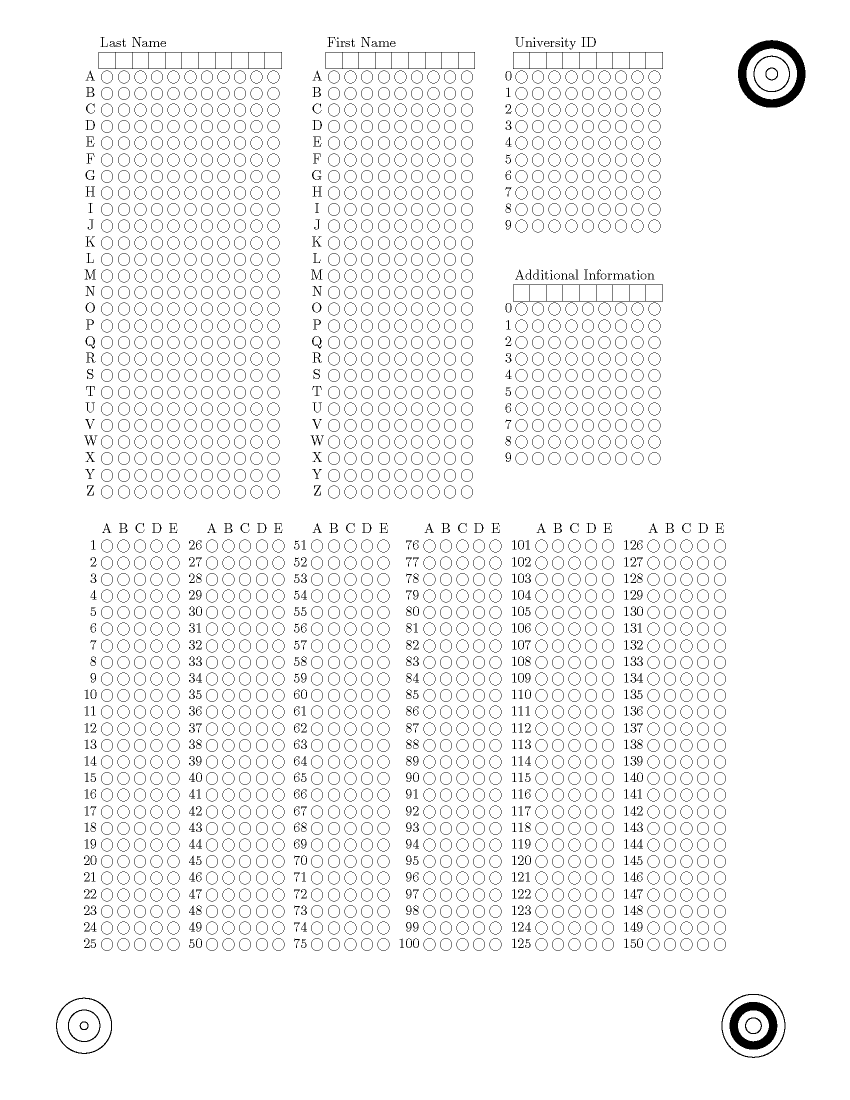
#> input picture original_scan_sheet.png, 1700 x 2200 px (shown at 1/2 size)
$ python graderWorksRegistrationSucks.py --image original_scan_sheet.png
#> lines starting #> are read from the running program, lines starting #| are printed output that depends on the picture; after the words box and inside, x2 and y2 are one past the last pixel; in counts of white or black regions, pixels touching at a corner belong together
from imutils.perspective import four_point_transform
from imutils import contours
import numpy as np
import argparse
import imutils
import cv2

def align_images(image, template):
	# convert both the input image and template to grayscale
	imageGray = cv2.cvtColor(image, cv2.COLOR_BGR2GRAY)
	templateGray = cv2.cvtColor(template, cv2.COLOR_BGR2GRAY)

	# apply Otsu's thresholding method to binarize the warped
	# piece of paper
	thresh = cv2.threshold(imageGray, 0, 255,
						   cv2.THRESH_BINARY_INV | cv2.THRESH_OTSU)[1]

	thresh_template = cv2.threshold(templateGray, 0, 255,
						   cv2.THRESH_BINARY_INV | cv2.THRESH_OTSU)[1]

	# find contours in the thresholded image, then initialize
	# the list of contours that correspond to questions
	cnts = cv2.findContours(thresh.copy(), cv2.RETR_EXTERNAL,
							cv2.CHAIN_APPROX_SIMPLE)
	cnts_temp = cv2.findContours(thresh_template.copy(), cv2.RETR_EXTERNAL,
							cv2.CHAIN_APPROX_SIMPLE)
	cnts = imutils.grab_contours(cnts)
	cnts_temp = imutils.grab_contours(cnts_temp)

	questionCnts = []
	questionCnts_template = []

	# loop over the contours
	for c in cnts:
		# compute the bounding box of the contour, then use the
		# bounding box to derive the aspect ratio
		(x, y, w, h) = cv2.boundingRect(c)
		ar = w / float(h)
		# in order to label the contour as a question, region
		# should be sufficiently wide, sufficiently tall, and
		# have an aspect ratio approximately equal to 1
		if w >= 30 and h >= 30 and ar >= 0.9 and ar <= 1.1:
			questionCnts.append(c)


	for c in cnts_temp:
		# compute the bounding box of the contour, then use the
		# bounding box to derive the aspect ratio
		(x, y, w, h) = cv2.boundingRect(c)
		ar = w / float(h)
		# in order to label the contour as a question, region
		# should be sufficiently wide, sufficiently tall, and
		# have an aspect ratio approximately equal to 1
		if w >= 30 and h >= 30 and ar >= 0.9 and ar <= 1.1:
			questionCnts_template.append(c)

	cv2.drawContours(image, questionCnts, -1, (0, 0, 255), 1)
	cv2.drawContours(template, questionCnts_template, -1, (0, 0, 255), 1)
	cv2.imshow('Image', image)
	cv2.imshow('Template', template)
	cv2.waitKey(0)

	rows = image.shape[0]
	cols = image.shape[0]
	print(image.shape)
	ptsA = []
	ptsB = []
	c_red = (0, 0, 255)
	for i in range(0, 1612):
		for j in range(0, 1245):
			dc_im = image[i, j]
			dc_temp = image[i, j]
			# print(dc_im)
			if dc_im[0] == all(c_red):
				coord = (i,j)
				ptsA.append(coord)
			if dc_temp.all() == all(c_red):
				coord = (i,j)
				ptsB.append(coord)

	ptsA = np.array(ptsA)
	ptsB = np.array(ptsB)

	print(ptsA)
	# compute the homography matrix between the two sets of matched
	# points
	(H, mask) = cv2.findHomography(ptsA, ptsB)
	# use the homography matrix to align the images
	(h, w) = template.shape[:2]
	aligned = cv2.warpPerspective(image, H, (w, h))
	# return the aligned image
	return aligned


ap = argparse.ArgumentParser()
ap.add_argument("-i", "--image", required=True)
args = vars(ap.parse_args())

# Read in sheet to be graded
image = cv2.imread(args["image"])
#> image is the input picture: shape (2200, 1700, 3); 96% white; black in thin lines or dots, all inside (x1, y1, x2, y2) = (112, 74, 1611, 2116)

# Read in empty template
template = cv2.imread("original_scan_sheet.png")

# Resize image to size of template
image = imutils.resize(image, width=2500, height=3235)
#> image: shape (3235, 2500, 3)

# Scale image and template to fit on screen
scale_percent = 50  # percent of original size
width = int(image.shape[1] * scale_percent / 100)
#> width = 1250
height = int(image.shape[0] * scale_percent / 100)
#> height = 1617
dim = (width, height)
#> dim = (1250, 1617)

image = cv2.resize(image, dim, interpolation=cv2.INTER_AREA)
#> image: shape (1617, 1250, 3)
template = cv2.resize(template, dim, interpolation=cv2.INTER_AREA)

# [6 lines of commented-out code are left out]
aligned = align_images(image, template)
#> in align_images, `thresh = cv2.threshold(imageGray, 0, 255, cv2.THRESH_BINARY_INV | cv2...`: thresh: shape (1617, 1250); 6.2% white in thin lines or dots, all inside (x1, y1, x2, y2) = (82, 54, 1185, 1555)
#> in align_images, `thresh_template = cv2.threshold(templateGray, 0, 255, cv2.THRESH_BINAR..`:
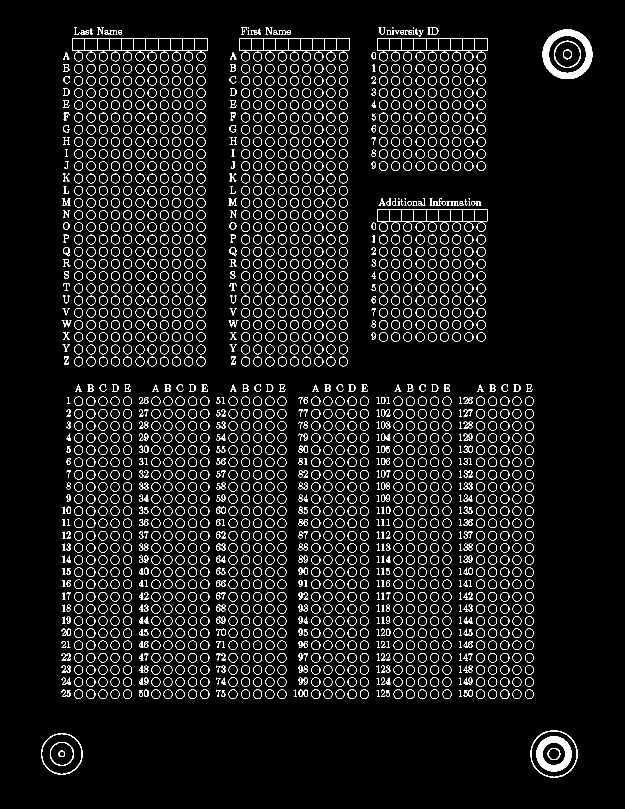
#> thresh_template: shape (1617, 1250) (shown at 1/2 size); 6.1% white in thin lines or dots, all inside (x1, y1, x2, y2) = (82, 54, 1185, 1555)
#> in align_images, `cnts = cv2.findContours(thresh.copy(), cv2.RETR_EXTERNAL, cv2.CHAIN_AP..`: cnts = 2170 contours, 765 with area under 20; largest, box (x1, y1, x2, y2) and area: (1085, 59, 1185, 158) 7680, (1061, 1461, 1155, 1555) 6910, (145, 76, 415, 102) 6725, (754, 76, 976, 102) 5524, (478, 76, 699, 102) 5498
#> in align_images, `cnts_temp = cv2.findContours(thresh_template.copy(), cv2.RETR_EXTERNAL..`: cnts_temp = 1948 contours, 181 with area under 20; largest, box (x1, y1, x2, y2) and area: (1085, 59, 1185, 158) 7679, (1061, 1461, 1155, 1555) 6912, (145, 76, 415, 102) 6725, (754, 76, 975, 102) 5500, (478, 76, 699, 102) 5498
#> the loop in align_images, `for c in cnts:` made 2170 passes
#> (x, y, w, h, ar) on passes 1 to 3: (82, 1466, 83, 84, 0.988), (1061, 1461, 94, 94, 1), (651, 1394, 12, 4, 3)
#> after the loop in align_images, `for c in cnts:`: questionCnts = 3 contours; box (x1, y1, x2, y2) and area: (1085, 59, 1185, 158) 7680, (1061, 1461, 1155, 1555) 6910, (82, 1466, 165, 1550) 5314
#> the loop in align_images, `for c in cnts_temp:` made 1948 passes
#> (x, y, w, h, ar) on passes 1 to 3: (82, 1466, 83, 84, 0.988), (1061, 1461, 94, 94, 1), (927, 1380, 9, 14, 0.643)
#> after the loop in align_images, `for c in cnts_temp:`: questionCnts_template = 3 contours; box (x1, y1, x2, y2) and area: (1085, 59, 1185, 158) 7679, (1061, 1461, 1155, 1555) 6912, (82, 1466, 165, 1550) 5311
#> in align_images, `cv2.drawContours(image, questionCnts, -1, (0, 0, 255), 1)`: image: shape (1617, 1250, 3); mean B, G, R 244.8, 244.8, 244.9
#> in align_images, `cv2.drawContours(template, questionCnts_template, -1, (0, 0, 255), 1)`: template: shape (1617, 1250, 3); mean B, G, R 244.8, 244.8, 244.9
#| (1617, 1250, 3)
#> after the loop in align_images, `for i in range(0, 1612):`: ptsA = 8613 pairs, first value 55 to 1554, second value 82 to 1184; ptsB has the same summary as ptsA
#> (printed output is left out)
#> in align_images, `(H, mask) = cv2.findHomography(ptsA, ptsB)`: H = [[1, 2.07e-14, -1.87e-11], [-9.42e-15, 1, 5.51e-13], [-8.53e-18, 2.74e-17, 1]]; mask = 8613 values from 1 to 1

# resize both the aligned and template images so we can easily
# visualize them on our screen
aligned_show = imutils.resize(aligned, width=700)
template_show = imutils.resize(template, width=700)
# our first output visualization of the image alignment will be a
# side-by-side comparison of the output aligned image and the
# template
stacked = np.hstack([aligned_show, template_show])
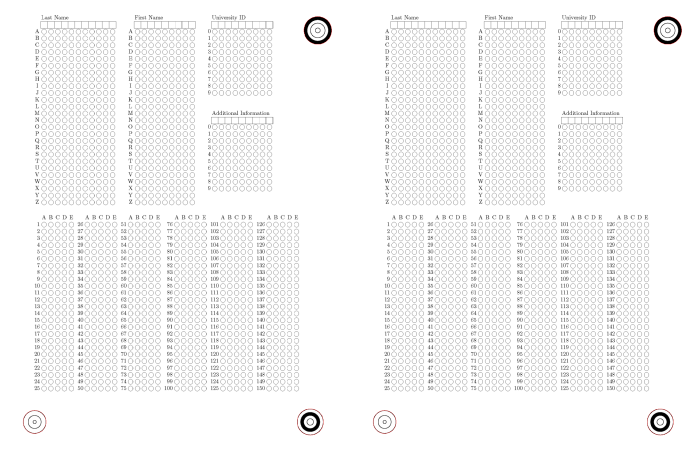
#> stacked: shape (905, 1400, 3) (shown at 1/2 size); mean B, G, R 244.8, 244.8, 244.9

cv2.imshow("Image Alignment Stacked", stacked)
cv2.waitKey(0)

print(aligned.shape)
#| (1617, 1250, 3)
# Crop the answer section out of registered image
image = aligned[780:1400, 100:1100]
#> image: shape (620, 1000, 3)
cv2.imshow("aligned", aligned)
cv2.imshow("cropped", image)
cv2.waitKey(0)

# define the answer key which maps the question number
# to the correct answer
ANSWER_KEY = {
	0: 2, 1: 1, 2: 2, 3: 1, 4: 0, 5: 1, 6: 2, 7: 2, 8: 1, 9: 3, 10: 3, 11: 2, 12: 3, 13: 1, 14: 3, 15: 0,
	16: 1, 17: 2, 18: 1, 19: 3, 20: 2, 21: 1, 22: 2, 23: 1, 24: 0}

ANSWER_KEY_COL2 = {
	0: 2, 1: 1, 2: 3, 3: 0, 4: 1, 5: 2, 6: 0, 7: 1, 8: 2, 9: 1, 10: 2, 11: 0, 12: 1, 13: 3, 14: 2, 15: 1,
	16: 2, 17: 2, 18: 1, 19: 3, 20: 0, 21: 1, 22: 2, 23: 1, 24: 3}

# load the image, convert it to grayscale, blur it
# slightly, then find edges

gray = cv2.cvtColor(image, cv2.COLOR_BGR2GRAY)
blurred = cv2.GaussianBlur(gray, (5, 5), 0)
edged = cv2.Canny(blurred, 75, 200)
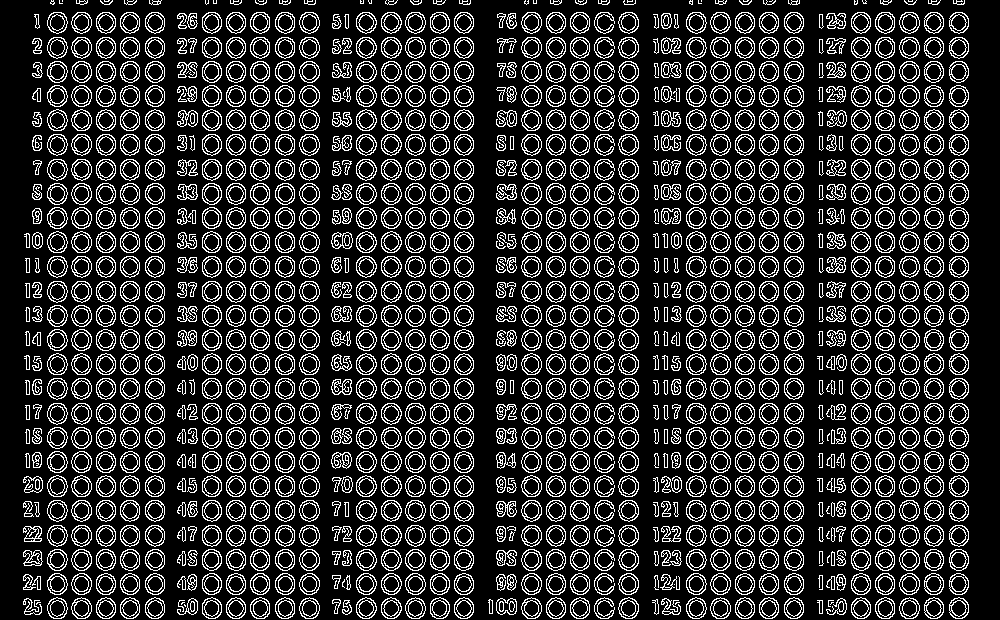
#> edged: shape (620, 1000); 19% white in thin lines or dots
cv2.imshow('Window', edged)
cv2.waitKey(0)


# find contours in the edge map, then initialize
# the contour that corresponds to the document
cnts = cv2.findContours(edged.copy(), cv2.RETR_EXTERNAL,
	cv2.CHAIN_APPROX_SIMPLE)
#> cnts = 1172 contours, 189 with area under 20; largest, box (x1, y1, x2, y2) and area: (521, 549, 542, 571) 336, (71, 549, 92, 571) 336, (899, 549, 920, 571) 335, (405, 549, 426, 571) 335, (299, 549, 320, 571) 335
cnts = imutils.grab_contours(cnts)
docCnt = None
# ensure that at least one contour was found
if len(cnts) > 0:
	# sort the contours according to their size in
	# descending order
	# cnts = sorted(cnts, key=cv2.contourArea, reverse=True)
	# loop over the sorted contours
	for c in cnts:
		# approximate the contour
		peri = cv2.arcLength(c, True)
		approx = cv2.approxPolyDP(c, 0.02 * peri, True)
		# if our approximated contour has four points,
		# then we can assume we have found the paper
		if len(approx) == 4:
			docCnt = approx
			break
#> this loop made 2 passes
#> (peri, docCnt) on pass 2: (4.83, [[184, 604], [184, 605], [185, 606], [185, 605]])
#> peri on pass 1: 11.66


# apply Otsu's thresholding method to binarize the warped
# piece of paper
thresh = cv2.threshold(gray, 0, 255,
	cv2.THRESH_BINARY_INV | cv2.THRESH_OTSU)[1]
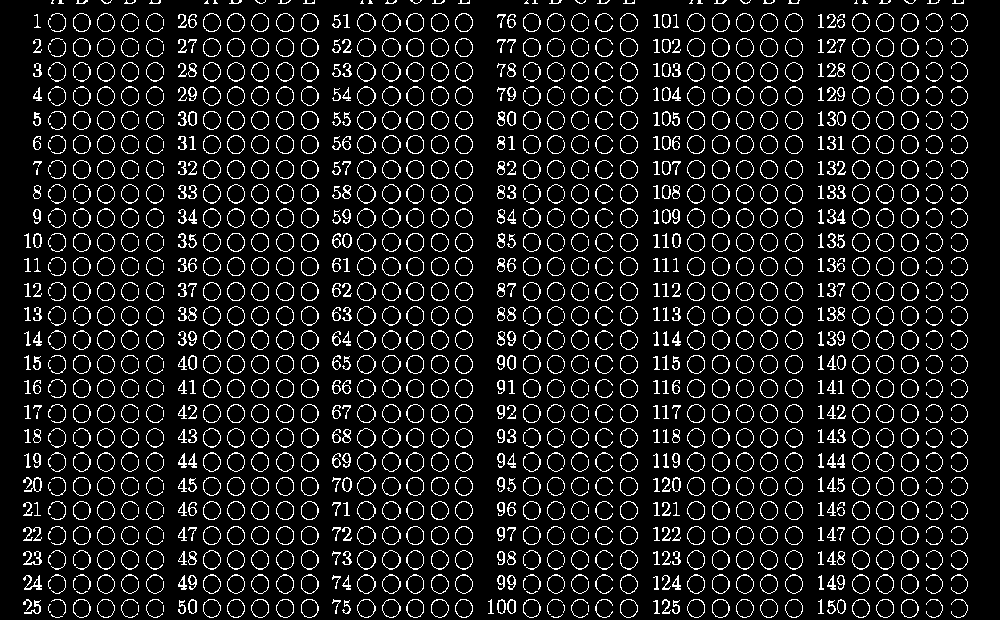
#> thresh: shape (620, 1000); 10.1% white in thin lines or dots


# cv2.imshow('Thresholded Original', thresh)
# cv2.waitKey(0)


# find contours in the thresholded image, then initialize
# the list of contours that correspond to questions
cnts = cv2.findContours(thresh.copy(), cv2.RETR_EXTERNAL,
	cv2.CHAIN_APPROX_SIMPLE)
#> cnts = 1225 contours, 489 with area under 20; largest, box (x1, y1, x2, y2) and area: (382, 306, 401, 326) 256, (357, 306, 376, 326) 256, (382, 184, 401, 204) 256, (357, 184, 376, 204) 256, (382, 86, 401, 106) 256
cnts = imutils.grab_contours(cnts)
questionCnts = []

# loop over the contours
for c in cnts:
	# compute the bounding box of the contour, then use the
	# bounding box to derive the aspect ratio
	(x, y, w, h) = cv2.boundingRect(c)
	ar = w / float(h)
	# in order to label the contour as a question, region
	# should be sufficiently wide, sufficiently tall, and
	# have an aspect ratio approximately equal to 1
	if w >= 14 and h >= 14 and ar >= 0.85 and ar <= 1.15:
		questionCnts.append(c)
#> this loop made 1225 passes
#> (x, y, w, h, ar) on passes 1, 2, 6: (551, 614, 12, 4, 3), (51, 614, 12, 4, 3), (563, 604, 2, 9, 0.222)

print(len(questionCnts))
#| 719

# cv2.drawContours(image, questionCnts, -1, (0, 0, 255), 3)
# cv2.imshow('Bubbles', image)
# cv2.waitKey(0)

questionCntsMod = []
for x in range(0, len(questionCnts), 30):
	questionCntsSortedLR = questionCnts[x:x+30]
	questionCntsSortedLR = contours.sort_contours(questionCntsSortedLR, method="left-to-right")[0]
	questionCntsMod += questionCntsSortedLR
#> this loop made 24 passes
#> x on passes 2 to 13: 30, 60, 90, 120, 150, 180, 210, 240, 270, 300, 330, 360

questionCnts1 = []
questionCnts2 = []

for x in range(0, len(questionCnts), 30):
	questionCnts1 += questionCntsMod[x:x + 5]
	questionCnts2 += questionCntsMod[x+5:x+10]

# cv2.drawContours(image, questionCnts2, -1, (0, 0, 255), 3)
# cv2.imshow('Bubbles', image)
# cv2.waitKey(0)

# sort the question contours top-to-bottom, then initialize
# the total number of correct answers
questionCnts1 = contours.sort_contours(questionCnts1, method="top-to-bottom")[0]
questionCnts2 = contours.sort_contours(questionCnts2, method="top-to-bottom")[0]

correct = 0
# each question has 5 possible answers, to loop over the
# question in batches of 5

cnts1 = []
for (q, i) in enumerate(np.arange(0, len(questionCnts1), 5)):
	# sort the contours for the current question from
	# left to right, then initialize the index of the
	# bubbled answer
	cnts1 = contours.sort_contours(questionCnts1[i:i + 5])[0]
	bubbled = None

	# loop over the sorted contours
	for (j, c) in enumerate(cnts1):
		# construct a mask that reveals only the current
		# "bubble" for the question
		mask = np.zeros(thresh.shape, dtype="uint8")
		cv2.drawContours(mask, [c], -1, 255, -1)
		# apply the mask to the thresholded image, then
		# count the number of non-zero pixels in the
		# bubble area
		mask = cv2.bitwise_and(thresh, thresh, mask=mask)
		total = cv2.countNonZero(mask)
		# if the current total has a larger number of total
		# non-zero pixels, then we are examining the currently
		# bubbled-in answer
		if bubbled is None or total > bubbled[0]:
			bubbled = (total, j)

	# initialize the contour color and the index of the
	# *correct* answer
	color = (0, 0, 255)
	k = ANSWER_KEY[q]
	# check to see if the bubbled answer is correct
	if k == bubbled[1]:
		color = (0, 255, 0)
		correct += 1
	# draw the outline of the correct answer on the test
	cv2.drawContours(image, [cnts1[k]], -1, color, 3)
#> this loop made 24 passes
#> i on passes 1 to 12: 0, 5, 10, 15, 20, 25, 30, 35, 40, 45, 50, 55
#> image: shape (620, 1000, 3); mean B, G, R 236.8, 237.3, 238.7
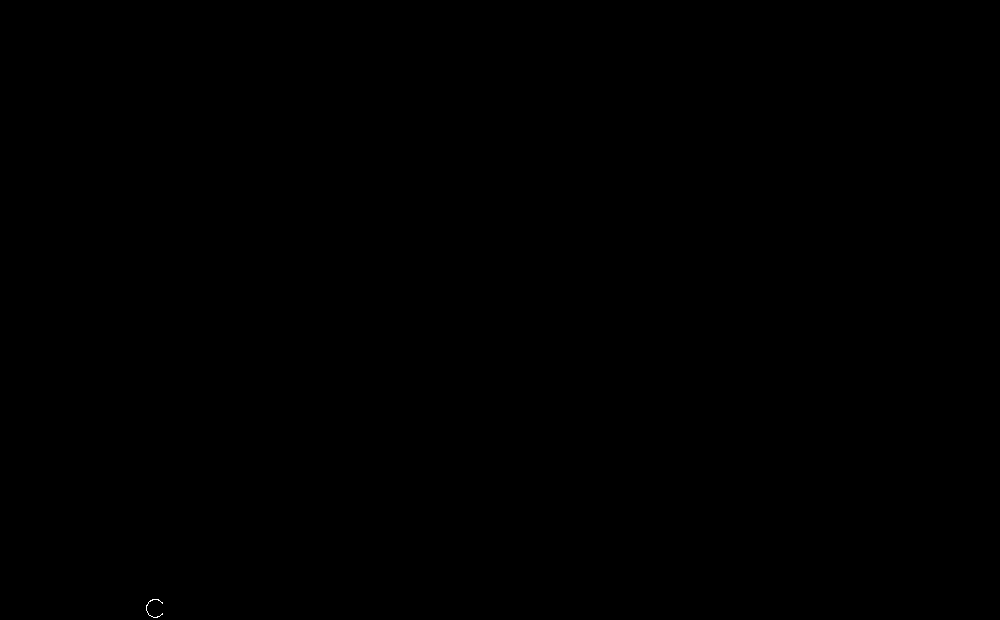
#> mask: shape (620, 1000); 0.01% white in thin lines or dots, all inside (x1, y1, x2, y2) = (146, 599, 163, 618)

cnts2 = []
for (q, i) in enumerate(np.arange(0, len(questionCnts2), 5)):
	# sort the contours for the current question from
	# left to right, then initialize the index of the
	# bubbled answer
	cnts2 = contours.sort_contours(questionCnts2[i:i + 5])[0]
	bubbled = None

	# loop over the sorted contours
	for (j, c) in enumerate(cnts2):
		# construct a mask that reveals only the current
		# "bubble" for the question
		mask = np.zeros(thresh.shape, dtype="uint8")
		cv2.drawContours(mask, [c], -1, 255, -1)
		# apply the mask to the thresholded image, then
		# count the number of non-zero pixels in the
		# bubble area
		mask = cv2.bitwise_and(thresh, thresh, mask=mask)
		total = cv2.countNonZero(mask)
		# if the current total has a larger number of total
		# non-zero pixels, then we are examining the currently
		# bubbled-in answer
		if bubbled is None or total > bubbled[0]:
			bubbled = (total, j)

	# initialize the contour color and the index of the
	# *correct* answer
	color = (0, 0, 255)
	k = ANSWER_KEY_COL2[q]
	# check to see if the bubbled answer is correct
	if k == bubbled[1]:
		color = (0, 255, 0)
		correct += 1
	# draw the outline of the correct answer on the test
	cv2.drawContours(image, [cnts2[k]], -1, color, 3)
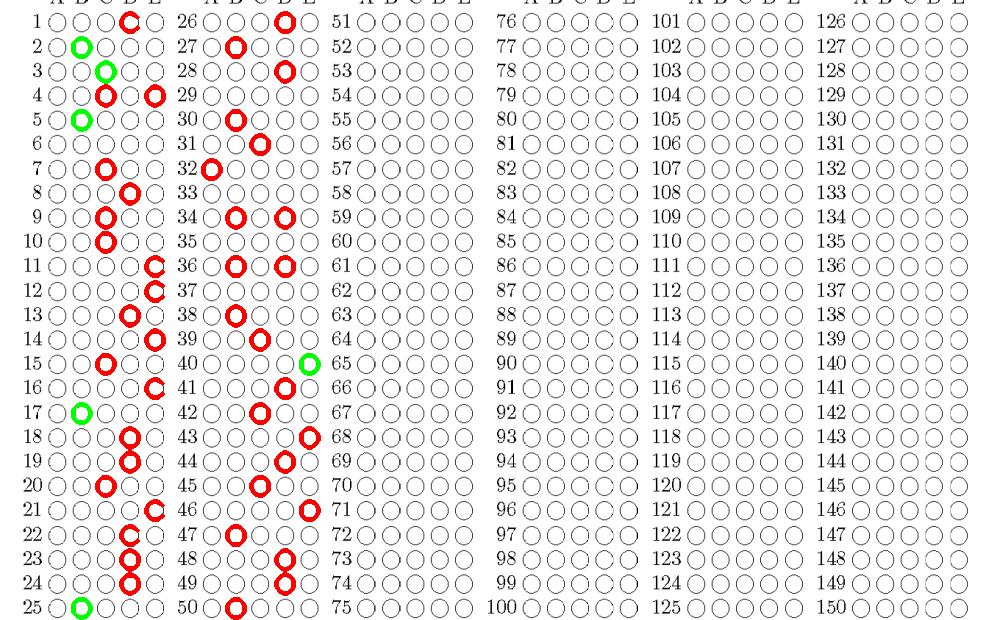
#> image: shape (620, 1000, 3); mean B, G, R 234.6, 235.3, 238.9
#> mask: shape (620, 1000); 0.01% white in thin lines or dots, all inside (x1, y1, x2, y2) = (301, 599, 319, 618)


cv2.imshow('Correct', image)
cv2.waitKey(0)

# grab the test taker
score = (correct / 50.0) * 100
print("[INFO] score: {:.2f}%".format(score))
#| [INFO] score: 12.00%
cv2.putText(image, "{:.2f}%".format(score), (10, 30),
	cv2.FONT_HERSHEY_SIMPLEX, 0.9, (0, 0, 255), 2)
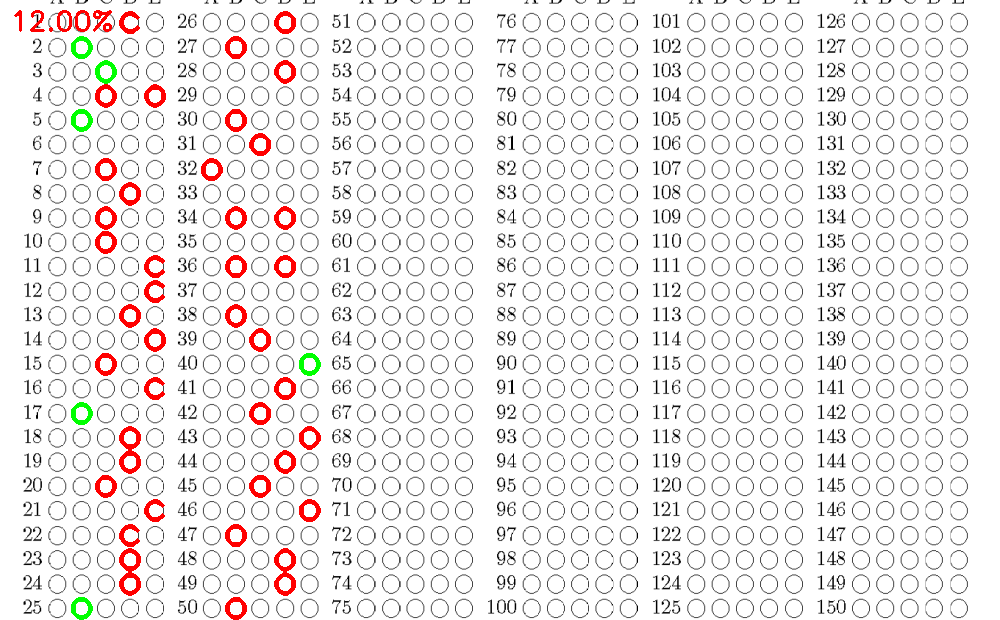
#> image: shape (620, 1000, 3); 0.12% of pixels changed, all inside (x1, y1, x2, y2) = (14, 10, 112, 32)
cv2.imshow("Original", image)
# cv2.imshow("Exam", paper)
cv2.waitKey(0)
